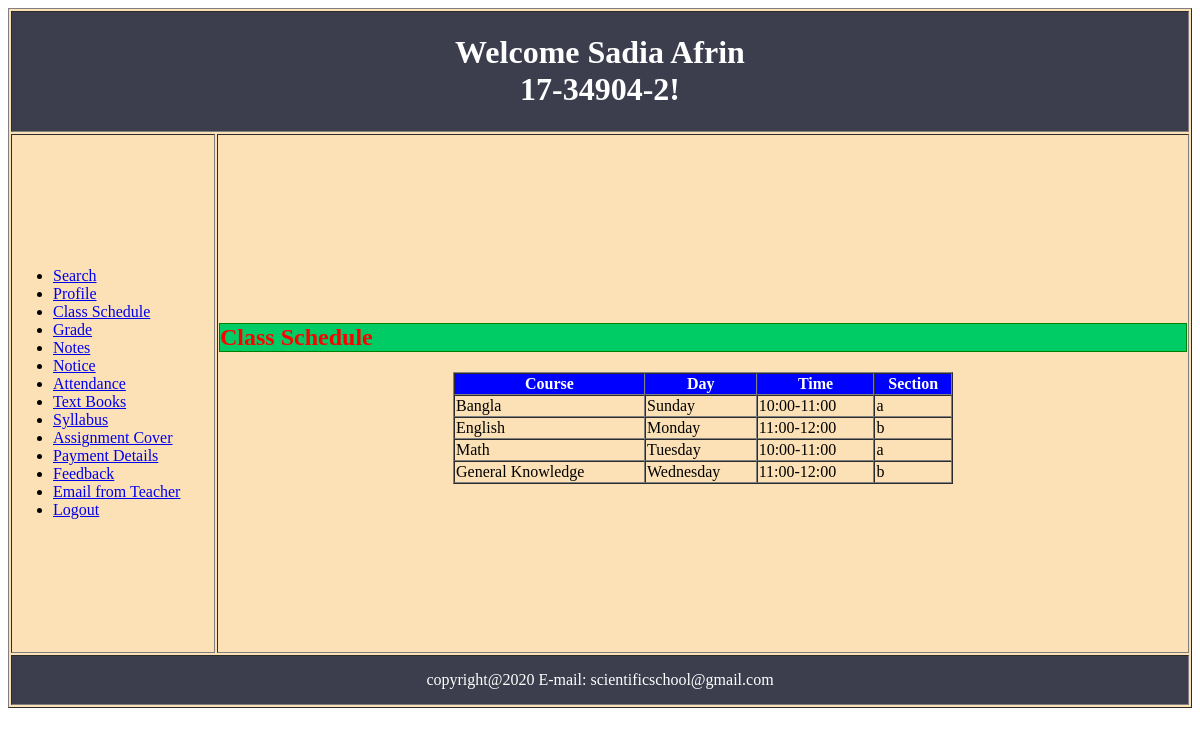
The app's page /Student/view/student_home.php (signed in) with its own data.
### tables this page shows
CREATE TABLE `classschedule` (
  `name` varchar(30) NOT NULL,
  `id` varchar(30) NOT NULL,
  `course` varchar(30) NOT NULL,
  `day` varchar(30) NOT NULL,
  `time` varchar(30) NOT NULL,
  `section` varchar(30) NOT NULL
);

### Student/view/student_home.php (the view, shortened to what this page needs)
<?php
if(isset($_SESSION['id']))
{
	$id = $_SESSION['id'];
}else {
	header("location:login.php");
}
$connection = new db();
$conobj=$connection->OpenCon();
	$sql = "SELECT course,day,time,section FROM classschedule where id = '$id'";
	$result = $conobj->query($sql);
?>
<!DOCTYPE html>
<html>
<head>
</head>
<body>
	<form method ="post" action="<?php echo htmlspecialchars($_SERVER["PHP_SELF"]);?>">
		<center>
	<table  class="studenthome_design" style="background: #fce1b6;" width="100%" border="1" align="center">
		 <?php include 'header.php';?>
	<td>
		<h2><b>Class Schedule</b></h2>
	<table  border=1 cellspacing="0" align="center" width="500px">
	    <thead id="table_head">
			<th>Course</th>
			<th>Day</th>
			<th>Time</th>
			<th>Section</th>
		</thead>
		 <tbody>
				<?php
					if ($result->num_rows > 0) {
		        while($row = $result->fetch_assoc()) {
			echo "<tr>";
			echo "<td>$row[course]</td>
			      <td>$row[day]</td>
			      <td>$row[time]</td>
			      <td>$row[section]</td>";
			echo "</tr>";
	        }
		        }
				?>
		</tbody>
	</table>
  </td>
  <?php include 'footer.php';?>
  </table>
  </center>
  </form>
</body>
</html>

### Student/view/header.php
         <tr colspan="3">
		<td id="header" colspan="2" align="center" height="20px;">
		<h1>
		Welcome <?php echo $_COOKIE['userName']; ?><br>
		<?php echo $id; ?>!
		</h1>
		</td>
</tr>
<tr width="200px">
	<td id="left_content" width="200px">
		<ul>
			<li>
				<a href="search.php">Search</a>
				<br/>
			</li>
			<li>
				<a href="profile.php">Profile</a>
				<br/>
			</li>
			 <li>
				<a href="student_home.php">Class Schedule</a>
				<br>
			 </li>
			<li>
				<a href="grade.php">Grade</a>
				<br/>
			</li>
			<li>
				<a href="notes.php">Notes</a>
				<br/>
			 </li>
			 <li>
				<a href="notice.php">Notice</a>
				<br>
			</li>
			 <li>
				<a href="attendance.php">Attendance</a>
				<br>
			 </li>
			 <li>
				<a href="textbook.php">Text Books</a>
				<br>
			 </li>
			 <li>
				<a href="syllabus.php">Syllabus</a>
				<br>
			 </li>
			 <li>
				<a href="assign_cover.php">Assignment Cover</a>
				<br>
			 </li>
			  <li>
				<a href="paymentDetails.php">Payment Details</a>
				<br>
			 </li>
			  <li>
				<a href="feedback.php">Feedback</a>
				<br>
			 </li>
			  <li>
				<a href="email.php">Email from Teacher</a>
				<br>
			 </li>
			 <li>
				<a href="../php/logout.php">Logout</a>
				<br>
			 </li>
		</ul>
    </td>

### Student/view/footer.php (shortened to what this page needs)
 <link rel="stylesheet" href="../assets/css/student.css">
<tr height="50px">
		<td class="footer_design" colspan="3" align="center">
			copyright@2020
			E-mail: scientificschool@gmail.com
		</td>
	</tr>

### Student/assets/css/student.css (style rules this page uses)
.studenthome_design { height:700px; }
#header { background:#3C3E4D; color:#FFFF; }
.footer_design { background:#3C3E4D; color:#FFFF; }
h2 { color:red; border: 1px solid green; background:#00CC66; }
#table_head { background:blue; color:#ffff; }

### records on screen
classschedule: course "Bangla", day "Sunday", time "10:00-11:00", section "a"
classschedule: course "English", day "Monday", time "11:00-12:00", section "b"
classschedule: course "Math", day "Tuesday", time "10:00-11:00", section "a"
classschedule: course "General Knowledge", day "Wednesday", time "11:00-12:00", section "b"

### other values on screen
$_COOKIE['userName'] "Sadia Afrin"
$id "17-34904-2"
